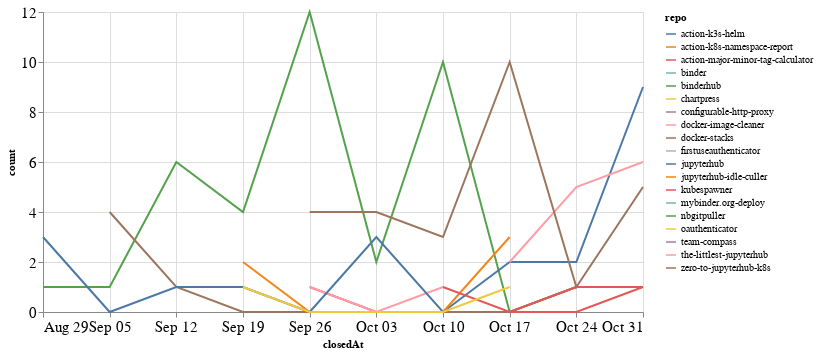

Write notebook code for a chart like this one.
### Code cell
closed_by_time = closed_by.groupby('repo').resample('W', on='closedAt').count()['author'].reset_index()
closed_by_time = closed_by_time.rename(columns={'author': 'count'})

alt.Chart(closed_by_time, width=600).mark_line().encode(
    x='closedAt',
    y='count',
    color='repo',
    tooltip="repo"
)

### Figure 1 — Vega-Lite specification as saved in the notebook (floating-point values rounded to 4 significant figures)
{"config": {"axisLeft": {"labelFontSize": 15}, "axisBottom": {"labelFontSize": 15}}, "data": {"name": "data-3561f4f194cc41fdaf32af43dd5d7683"}, "mark": "line", "encoding": {"color": {"type": "nominal", "field": "repo"}, "tooltip": {"type": "nominal", "field": "repo"}, "x": {"type": "temporal", "field": "closedAt"}, "y": {"type": "quantitative", "field": "count"}}, "width": 600, "$schema": "https://vega.github.io/schema/vega-lite/v4.8.1.json", "datasets": {"data-3561f4f194cc41fdaf32af43dd5d7683": [{"repo": "action-k3s-helm", "closedAt": "2021-10-10T00:00:00", "count": 2}, {"repo": "action-k8s-namespace-report", "closedAt": "2021-09-26T00:00:00", "count": 1}, {"repo": "action-major-minor-tag-calculator", "closedAt": "2021-09-26T00:00:00", "count": 1}, {"repo": "action-major-minor-tag-calculator", "closedAt": "2021-10-03T00:00:00", "count": 0}, {"repo": "action-major-minor-tag-calculator", "closedAt": "2021-10-10T00:00:00", "count": 0}, {"repo": "action-major-minor-tag-calculator", "closedAt": "2021-10-17T00:00:00", "count": 0}, {"repo": "action-major-minor-tag-calculator", "closedAt": "2021-10-24T00:00:00", "count": 0}, {"repo": "action-major-minor-tag-calculator", "closedAt": "2021-10-31T00:00:00", "count": 1}, {"repo": "binder", "closedAt": "2021-10-03T00:00:00", "count": 1}, {"repo": "binderhub", "closedAt": "2021-08-29T00:00:00", "count": 1}, {"repo": "binderhub", "closedAt": "2021-09-05T00:00:00", "count": 1}, {"repo": "binderhub", "closedAt": "2021-09-12T00:00:00", "count": 6}, {"repo": "binderhub", "closedAt": "2021-09-19T00:00:00", "count": 4}, {"repo": "binderhub", "closedAt": "2021-09-26T00:00:00", "count": 12}, {"repo": "binderhub", "closedAt": "2021-10-03T00:00:00", "count": 2}, {"repo": "binderhub", "closedAt": "2021-10-10T00:00:00", "count": 10}, {"repo": "binderhub", "closedAt": "2021-10-17T00:00:00", "count": 0}, {"repo": "binderhub", "closedAt": "2021-10-24T00:00:00", "count": 1}, {"repo": "chartpress", "closedAt": "2021-09-05T00:00:00", "count": 1}, {"repo": "configurable-http-proxy", "closedAt": "2021-09-19T00:00:00", "count": 1}, {"repo": "docker-image-cleaner", "closedAt": "2021-09-26T00:00:00", "count": 1}, {"repo": "docker-image-cleaner", "closedAt": "2021-10-03T00:00:00", "count": 0}, {"repo": "docker-image-cleaner", "closedAt": "2021-10-10T00:00:00", "count": 1}, {"repo": "docker-stacks", "closedAt": "2021-09-05T00:00:00", "count": 4}, {"repo": "docker-stacks", "closedAt": "2021-09-12T00:00:00", "count": 1}, {"repo": "docker-stacks", "closedAt": "2021-09-19T00:00:00", "count": 0}, {"repo": "docker-stacks", "closedAt": "2021-09-26T00:00:00", "count": 0}, {"repo": "docker-stacks", "closedAt": "2021-10-03T00:00:00", "count": 0}, {"repo": "docker-stacks", "closedAt": "2021-10-10T00:00:00", "count": 0}, {"repo": "docker-stacks", "closedAt": "2021-10-17T00:00:00", "count": 0}, {"repo": "docker-stacks", "closedAt": "2021-10-24T00:00:00", "count": 1}, {"repo": "firstuseauthenticator", "closedAt": "2021-10-31T00:00:00", "count": 4}, {"repo": "jupyterhub", "closedAt": "2021-08-29T00:00:00", "count": 3}, {"repo": "jupyterhub", "closedAt": "2021-09-05T00:00:00", "count": 0}, {"repo": "jupyterhub", "closedAt": "2021-09-12T00:00:00", "count": 1}, {"repo": "jupyterhub", "closedAt": "2021-09-19T00:00:00", "count": 1}, {"repo": "jupyterhub", "closedAt": "2021-09-26T00:00:00", "count": 0}, {"repo": "jupyterhub", "closedAt": "2021-10-03T00:00:00", "count": 3}, {"repo": "jupyterhub", "closedAt": "2021-10-10T00:00:00", "count": 0}, {"repo": "jupyterhub", "closedAt": "2021-10-17T00:00:00", "count": 2}, {"repo": "jupyterhub", "closedAt": "2021-10-24T00:00:00", "count": 2}, {"repo": "jupyterhub", "closedAt": "2021-10-31T00:00:00", "count": 9}, {"repo": "jupyterhub-idle-culler", "closedAt": "2021-09-19T00:00:00", "count": 2}, {"repo": "jupyterhub-idle-culler", "closedAt": "2021-09-26T00:00:00", "count": 0}, {"repo": "jupyterhub-idle-culler", "closedAt": "2021-10-03T00:00:00", "count": 0}, {"repo": "jupyterhub-idle-culler", "closedAt": "2021-10-10T00:00:00", "count": 0}, {"repo": "jupyterhub-idle-culler", "closedAt": "2021-10-17T00:00:00", "count": 3}, {"repo": "kubespawner", "closedAt": "2021-10-10T00:00:00", "count": 1}, {"repo": "kubespawner", "closedAt": "2021-10-17T00:00:00", "count": 0}, {"repo": "kubespawner", "closedAt": "2021-10-24T00:00:00", "count": 1}, {"repo": "kubespawner", "closedAt": "2021-10-31T00:00:00", "count": 1}, {"repo": "mybinder.org-deploy", "closedAt": "2021-10-17T00:00:00", "count": 1}, {"repo": "nbgitpuller", "closedAt": "2021-09-05T00:00:00", "count": 5}, {"repo": "oauthenticator", "closedAt": "2021-09-19T00:00:00", "count": 1}, {"repo": "oauthenticator", "closedAt": "2021-09-26T00:00:00", "count": 0}, {"repo": "oauthenticator", "closedAt": "2021-10-03T00:00:00", "count": 0}, {"repo": "oauthenticator", "closedAt": "2021-10-10T00:00:00", "count": 0}, {"repo": "oauthenticator", "closedAt": "2021-10-17T00:00:00", "count": 1}, {"repo": "team-compass", "closedAt": "2021-10-03T00:00:00", "count": 1}, {"repo": "the-littlest-jupyterhub", "closedAt": "2021-10-17T00:00:00", "count": 2}, {"repo": "the-littlest-jupyterhub", "closedAt": "2021-10-24T00:00:00", "count": 5}, {"repo": "the-littlest-jupyterhub", "closedAt": "2021-10-31T00:00:00", "count": 6}, {"repo": "zero-to-jupyterhub-k8s", "closedAt": "2021-09-26T00:00:00", "count": 4}, {"repo": "zero-to-jupyterhub-k8s", "closedAt": "2021-10-03T00:00:00", "count": 4}, {"repo": "zero-to-jupyterhub-k8s", "closedAt": "2021-10-10T00:00:00", "count": 3}, {"repo": "zero-to-jupyterhub-k8s", "closedAt": "2021-10-17T00:00:00", "count": 10}, {"repo": "zero-to-jupyterhub-k8s", "closedAt": "2021-10-24T00:00:00", "count": 1}, {"repo": "zero-to-jupyterhub-k8s", "closedAt": "2021-10-31T00:00:00", "count": 5}]}}
